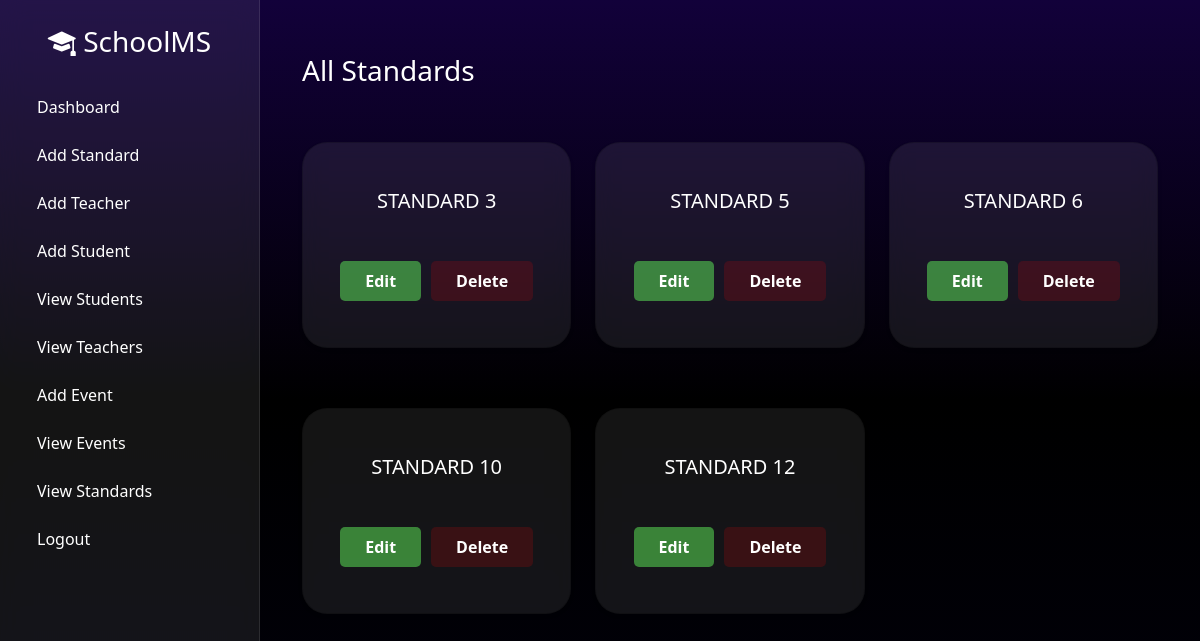
/view-standards/ (signed in), run on an earlier commit of the app's database.
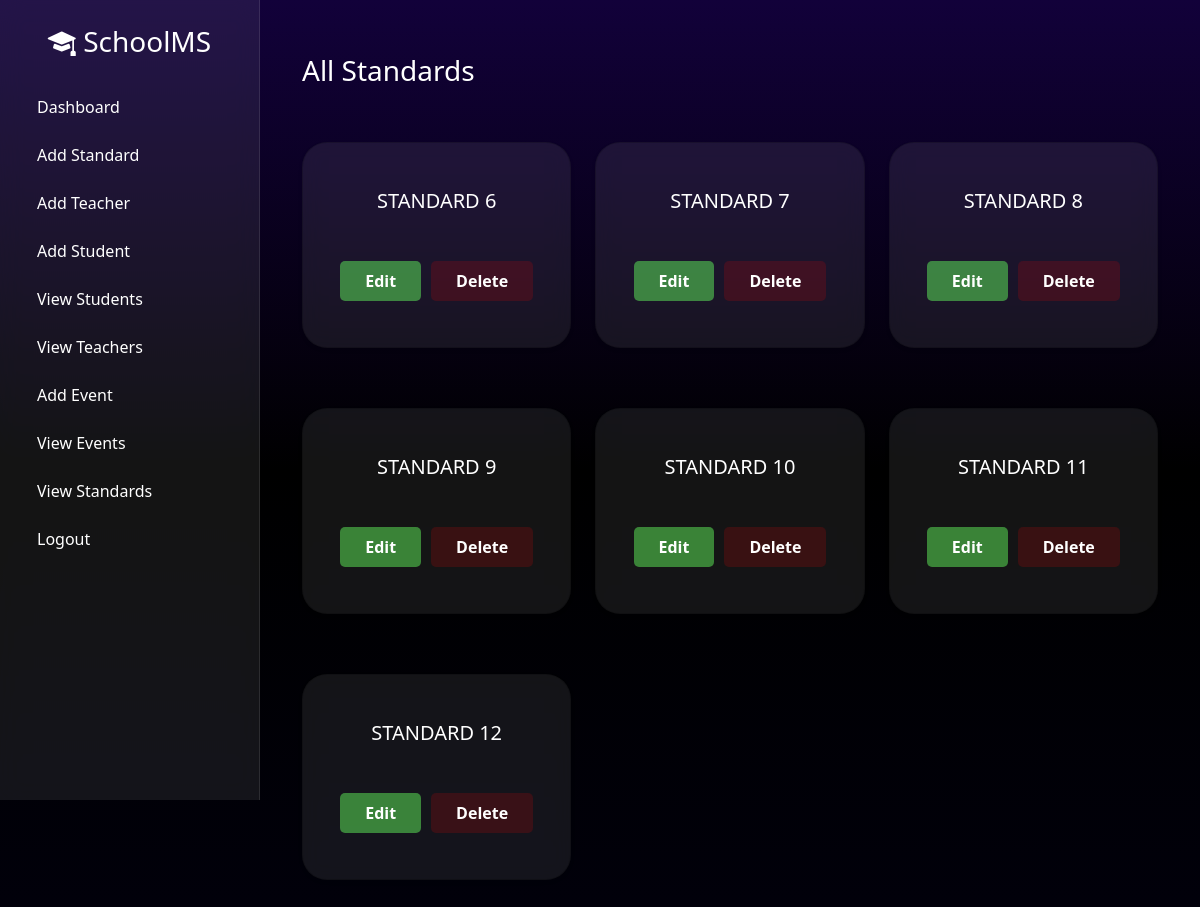
And on a later commit of the database.
### administration/models.py (models this page shows, shortened)
class Standard(models.Model):
    standard_name = models.CharField(max_length=50)

### administration/views.py (the view)
# urls.py: path("view-standards/", views.view_standards, name="view_standards"),
def view_standards(request):
    if not request.session.get("admin_logged_in"):
        messages.error(request, "Please login first")
        return redirect("admin_login")
    standards = sorted(
        Standard.objects.all(), key=lambda x: int(x.standard_name.split()[-1])
    )
    return render(request, "view_standards.html", {"standards": standards})

### administration/templates/view_standards.html (shortened to what this page needs)
{% extends 'admin_dashboard.html' %}
{% block content %}
  <main class="main-content">
    <div class="container mt-4">
      <h3 class="mb-4">All Standards</h3>
      <div class="row">
        {% for standard in standards %}
          <div class="col-lg-4 col-md-6 col-sm-12">
            <div class="card shadow-sm form-card">
              <div class="card-body text-center">
                <h5 class="mb-5">{{ standard.standard_name }}</h5>
                <div class="buttons-standards">
                  <a href="{% url 'edit_standard' standard.id %}" class="btn btn-success standard-edit">Edit</a>
                  <a href="{% url 'delete_standard' standard.id %}" class="btn btn-danger standard-delete" onclick="return confirm('Are you sure you want to delete this standard?')">Delete</a>
                </div>
              </div>
            </div>
          </div>
        {% empty %}
          <p>No Standards Added Yet</p>
        {% endfor %}
      </div>
    </div>
  </main>
{% endblock %}

What changed in the data, as far as the page shows it:
removed Standard: standard_name "STANDARD 3"
removed Standard: standard_name "STANDARD 5"
added Standard: standard_name "STANDARD 7"
added Standard: standard_name "STANDARD 8"
added Standard: standard_name "STANDARD 9"
added Standard: standard_name "STANDARD 11"
